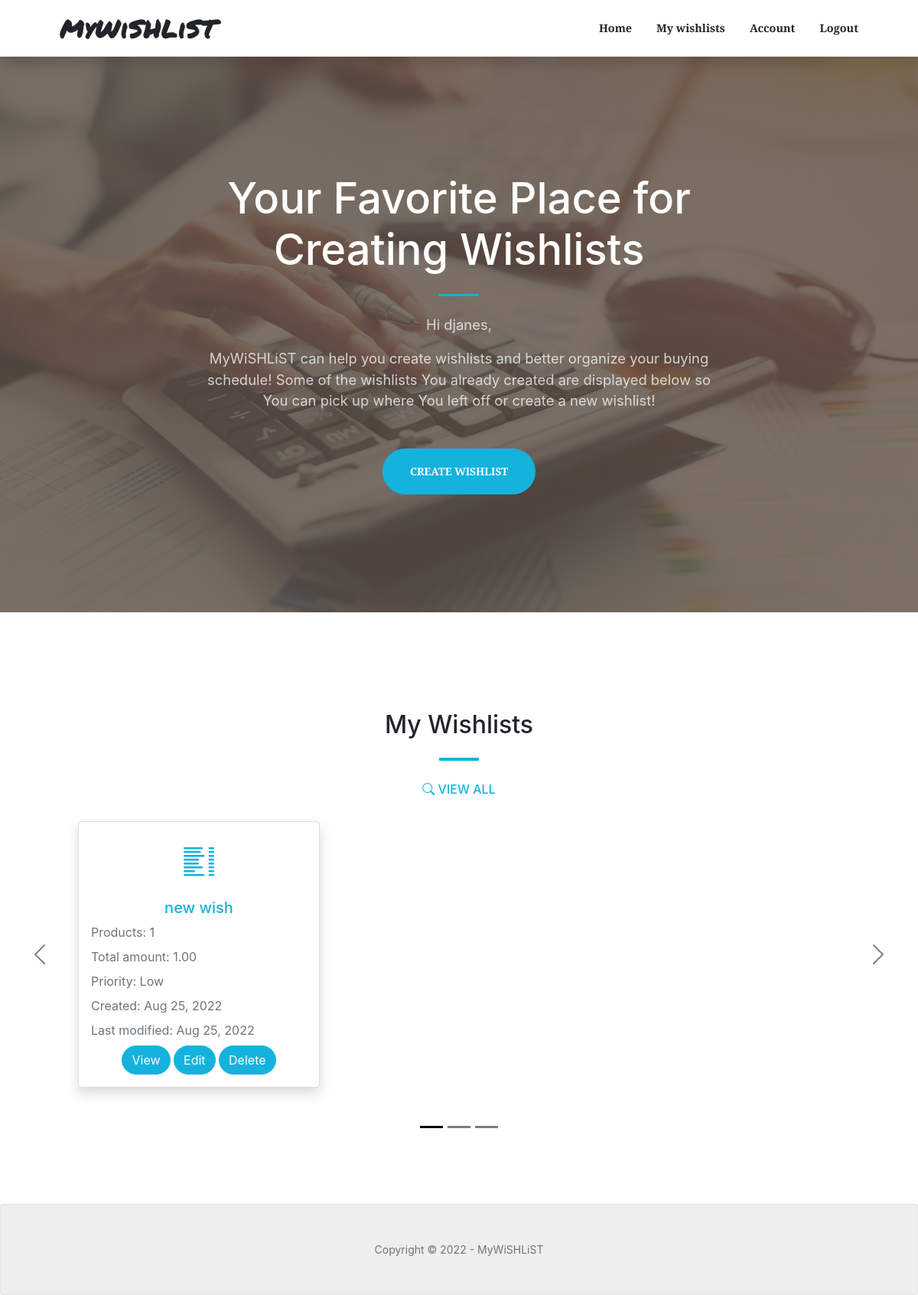
Page / (signed in) on the earlier database version.
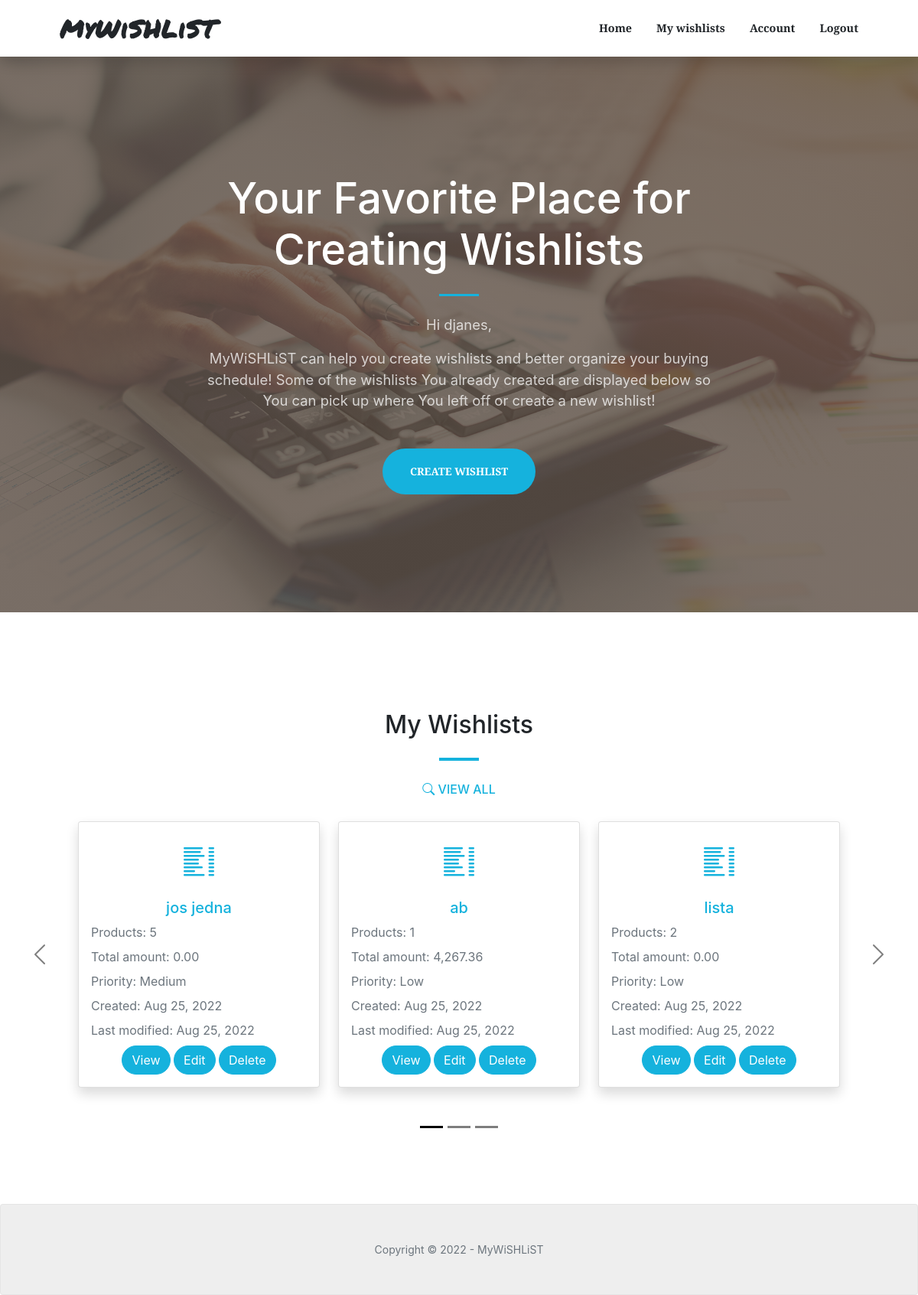
Same page on the later database version.
### wishlists/models.py (models this page shows, shortened)
class Wishlist(models.Model):
    class PriorityChoices(models.IntegerChoices):
        low = 1, _('Low')
        medium = 3, _('Medium')
        high = 5, _('High')
    id = models.UUIDField(default=uuid.uuid4, unique=True, primary_key=True, editable=False)
    owner = models.ForeignKey(Account, null=True, blank=True, on_delete=models.SET_NULL)
    title = models.CharField(max_length=200)
    priority = models.IntegerField(choices=PriorityChoices.choices, default=PriorityChoices.low)
    created = models.DateTimeField(auto_now_add=True)
    modified = models.DateTimeField(auto_now=True)
    class Meta:
        ordering = ['-modified']
    @property
    def total_products(self):
        try:
            products = self.product_set.all()
            return products.count()
        except AttributeError:
            return 0
    @property
    def grand_total_price(self):
        try:
            products = self.product_set.all()
            total = 0
            for product in products:
                total += product.total_price
            return total
        except AttributeError:
            return 0

class Product(models.Model):
    class PriorityChoices(models.IntegerChoices):
        low = 1, _('Low')
        medium = 3, _('Medium')
        high = 5, _('High')
    id = models.UUIDField(default=uuid.uuid4, unique=True, primary_key=True, editable=False)
    name = models.CharField(max_length=2000)
    quantity = models.IntegerField(default=1)
    price = models.DecimalField(max_digits=9, decimal_places=2, default=0.00)
    currency = models.ForeignKey('Currency', on_delete=models.CASCADE)
    url = models.CharField(max_length=2000, blank=True, null=True)
    priority = models.IntegerField(choices=PriorityChoices.choices, default=PriorityChoices.low)
    wishlist = models.ForeignKey('Wishlist', null=True, blank=True, on_delete=models.CASCADE)
    @property
    def total_price(self):
        return self.price * self.quantity

### mywishlist/views.py (the view)
# urls.py: path('', views.home_view, name="home"),
def home_view(request):
    if request.user.is_authenticated:
        account = request.user.account
        wishlists = account.wishlist_set.all()
        context = {
            'wishlists': wishlists,
            'account': account,
            }
    else:
        context = {}
    return render(request, 'index.html', context)

### templates/index.html (shortened to what the changed rows need)
{% extends 'main.html' %}
{% load static %}
{% block content %}
<header class="masthead">
    <div class="container px-4 px-lg-5 h-100">
        <div class="row gx-4 gx-lg-5 h-100 align-items-center justify-content-center text-center">
            <div class="col-lg-8 align-self-end">
                <h1 class="text-white font-weight-bold">Your Favorite Place for Creating Wishlists</h1>
            </div>
        </div>
    </div>
</header>
{% if request.user.is_authenticated %}
{% if wishlists %}
<section class="page-section-custom" id="wishlists">
    <div class="container px-4 px-lg-5">
        <h2 class="text-center">My Wishlists</h2>
        <div id="carouselExampleCaptions" class="carousel slide" data-bs-ride="carousel">
            <div class="carousel-inner">
                <div class="carousel-item active">
                    <div class="row p-4">
                        {% for wishlist in wishlists|slice:":9" %}
                        <div class="col-sm-4 d-none d-lg-block">
                            <div class="card shadow">
                                <div class="pt-4 text-center">
                                    <a href="{% url 'wishlist' wishlist.id %}"><i class="bi-list-columns fs-1"></i></a>
                                </div>
                                <div class="card-body">
                                    <h5 class="card-title text-center"><a href="{% url 'wishlist' wishlist.id %}">{{wishlist.title}}</a></h5>
                                    <p class="card-text text-muted">Products: {{wishlist.total_products}}</p>
                                    <p class="card-text text-muted">Total amount: {{wishlist.grand_total_price}}</p>
                                    <p class="card-text text-muted">Priority: {{wishlist.get_priority_display}}</p>
                                    <p class="card-text text-muted">Created: {{wishlist.created|date:"M d, Y"}}</p>
                                    <p class="card-text text-muted">Last modified: {{wishlist.modified|date:"M d, Y"}}</p>
                                    <div class="text-center">
                                        <a href="{% url 'wishlist' wishlist.id %}" class="btn btn-primary">View</a>
                                        <a href="{% url 'update-wishlist' wishlist.id %}" class="btn btn-primary">Edit</a>
                                        <a href="{% url 'delete-wishlist' wishlist.id %}" class="btn btn-primary">Delete</a>
                                    </div>
                                </div>
                            </div>
                        </div>
                        {% if forloop.counter|divisibleby:3 and not forloop.last %}
                    </div>
                </div>
                <div class="carousel-item">
                    <div class="row p-4">
                    {% endif %}
                    {% endfor %}
                    </div>
                </div>
            </div>
        </div>
    </div>
</section>
{% endif %}
{% endif %}
{% endblock %}

Differences in the rows shown:
removed Wishlist: title "new wish", total_products "1", grand_total_price "1.00", priority "Low", created "Aug 25, 2022", modified "Aug 25, 2022"
added Wishlist: title "jos jedna", total_products "5", grand_total_price "0.00", priority "Medium", created "Aug 25, 2022", modified "Aug 25, 2022"
added Wishlist: title "ab", total_products "1", grand_total_price "4,267.36", priority "Low", created "Aug 25, 2022", modified "Aug 25, 2022"
added Wishlist: title "lista", total_products "2", grand_total_price "0.00", priority "Low", created "Aug 25, 2022", modified "Aug 25, 2022"
